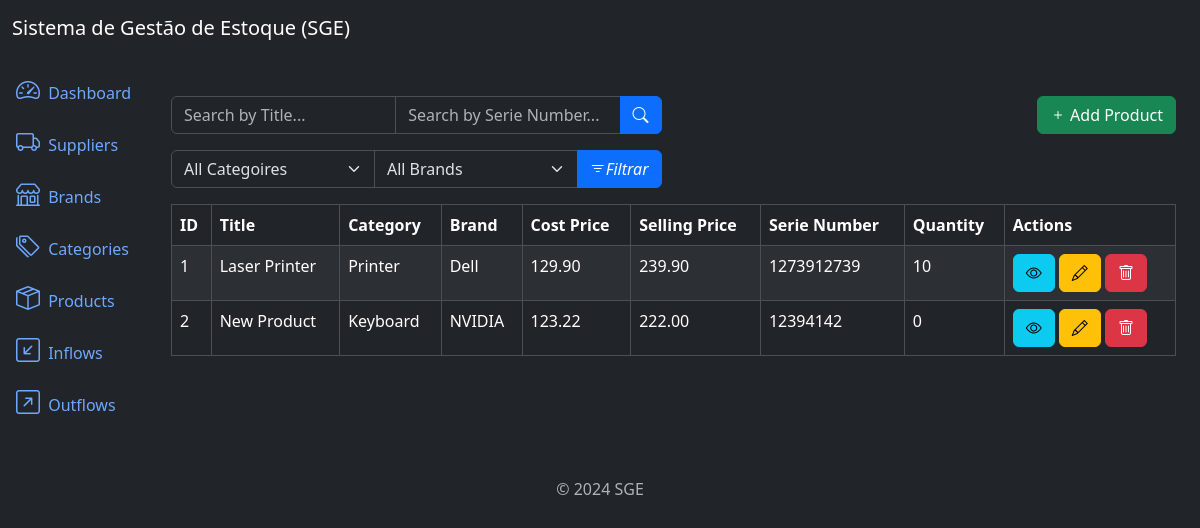
/products/list/, run on an earlier commit of the app's database.
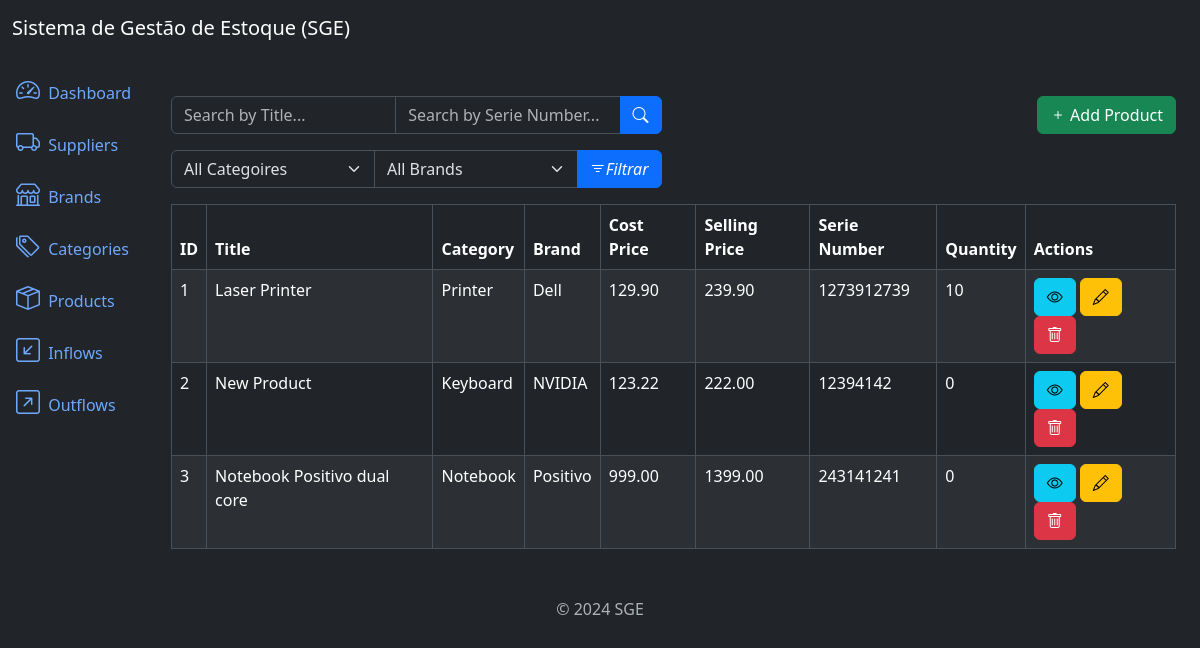
And on a later commit of the database.
### products/models.py (models this page shows, shortened)
class Product(models.Model):
    title = models.CharField(max_length=500)
    category = models.ForeignKey(Category, on_delete=models.PROTECT, related_name='products')  # Protect block to delete a category that has 1 prod
    brand = models.ForeignKey(Brand, on_delete=models.PROTECT, related_name="products")
    description = models.TextField(null=True, blank=True)
    serie_number = models.CharField(max_length=200, null=True, blank=True)
    cost_price = models.DecimalField(max_digits=20, decimal_places=2)
    selling_price = models.DecimalField(max_digits=20, decimal_places=2)
    quantity = models.IntegerField(default=0)
    created_at = models.DateTimeField(auto_now_add=True)
    updated_at = models.DateTimeField(auto_now=True)
    class Meta:
        ordering = ['title']

### categories/models.py (models this page shows)
class Category(models.Model):
    name = models.CharField(max_length=500)
    description = models.TextField(null=True, blank=True)
    created_at = models.DateTimeField(auto_now_add=True)
    updated_at = models.DateTimeField(auto_now=True)
    class Meta:
        ordering = ['name']
    def __str__(self):
        return self.name

### brands/models.py (models this page shows)
class Brand(models.Model):
    name = models.CharField(max_length=500)
    description = models.TextField(null=True, blank=True)
    created_at = models.DateTimeField(auto_now_add=True)
    updated_at = models.DateTimeField(auto_now=True)
    class Meta:
        ordering = ['name']
    def __str__(self):
        return self.name

### products/views.py (the view)
# urls.py: path('products/list/', views.ProductListView.as_view(), name='product_list'),
class ProductListView(ListView):
    model = models.Product
    template_name = 'product_list.html'
    context_object_name = 'products'  # object will be send to template
    paginate_by = 10
    def get_queryset(self):
        queryset = super().get_queryset()  # return all registers
        title = self.request.GET.get('title')
        serie_number = self.request.GET.get('serie_number')
        category = self.request.GET.get('category')
        brand = self.request.GET.get('brand')
        if title:
            queryset = queryset.filter(title__icontains=title)
        if serie_number:
            queryset = queryset.filter(serie_number__icontains=serie_number)
        if category:
            queryset = queryset.filter(category__id=category)
        if brand:
            queryset = queryset.filter(brand__id=brand)
        return queryset
    def get_context_data(self, **kwargs):
        context = super().get_context_data(**kwargs)
        context['categories'] = Category.objects.all()
        context['brands'] = Brand.objects.all()
        return context

### products/templates/product_list.html (shortened to what this page needs)
{% extends 'base.html' %}
{% block content %}
<div class="row mb-3">
    <div class="col-md-6">
        <form method="get" action="{% url 'product_list' %}">
            <div class="input-group">
                <input type="text" class="form-control" name="title" placeholder="Search by Title..." value="{{ request.GET.title }}">
                <input type="text" class="form-control" name="serie_number" placeholder="Search by Serie Number..." value="{{ request.GET.serie_number }}">
                <button type="submit" class="btn btn-primary">
                    <i class="bi bi-search"></i>
                </button>
            </div>
        </form>
    </div>
    <div class="col-md-6">
        <a href="{% url 'product_create' %}" class="btn btn-success float-end">
            <i class="bi bi-plus"></i> Add Product
        </a>
    </div>
</div>
<div class="row mb-3">
    <div class="col-md-6">
        <form method="get" action="{% url 'product_list' %}">
            <div class="input-group">
                <select class="form-select" name="category">
                    <option value="" {% if not request.GET.category %} selected {% endif %}>All Categoires</option>
                </select>
                <select class="form-select" name="brand">
                    <option value="" {% if not request.GET.brand %} selected {% endif %}>All Brands</option>
                </select>
                <button type="submit" class="btn btn-primary">
                    <i class="bi bi-filter">Filtrar</i>
                </button>
            </div>
        </form>
    </div>
</div>
<div class="table-responsive">
    <table class="table table-striped table-bordered">
        <thead class="thead-dark">
            <tr>
                <th>ID</th>
                <th>Title</th>
                <th>Category</th>
                <th>Brand</th>
                <th>Cost Price</th>
                <th>Selling Price</th>
                <th>Serie Number</th>
                <th>Quantity</th>
                <th>Actions</th>
            </tr>
        </thead>
        <tbody>
            {% for product in products %}
                <tr>
                    <td>{{ product.id }}</td>
                    <td>{{ product.title }}</td>
                    <td>{{ product.category }}</td>
                    <td>{{ product.brand }}</td>
                    <td>{{ product.cost_price }}</td>
                    <td>{{ product.selling_price }}</td>
                    <td>{{ product.serie_number }}</td>
                    <td>{{ product.quantity }}</td>
                    <td>
                        <a href="{% url 'product_detail' product.id %}" class="btn btn-info btn-small">
                            <i class="bi bi-eye"></i>
                        </a>
                        <a href="{% url 'product_update' product.id %}" class="btn btn-warning btn-small">
                            <i class="bi bi-pencil"></i>
                        </a>
                        <a href="{% url 'product_delete' product.id %}" class="btn btn-danger btn-small">
                            <i class="bi bi-trash"></i>
                        </a>
                    </td>
                </tr>
            {% endfor %}
        </tbody>
    </table>
</div>
{% endblock %}

What changed in the data, as far as the page shows it:
added Product: id "3", title "Notebook Positivo dual core", category "Notebook", brand "Positivo", cost_price "999.00", selling_price "1399.00", serie_number "243141241", quantity "0"
